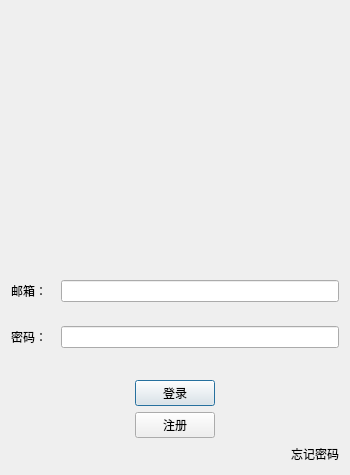
<?xml version="1.0" encoding="UTF-8"?>
<ui version="4.0">
 <class>LoginDialog</class>
 <widget class="QDialog" name="LoginDialog">
  <property name="geometry">
   <rect>
    <x>0</x>
    <y>0</y>
    <width>350</width>
    <height>475</height>
   </rect>
  </property>
  <property name="minimumSize">
   <size>
    <width>350</width>
    <height>475</height>
   </size>
  </property>
  <property name="maximumSize">
   <size>
    <width>350</width>
    <height>475</height>
   </size>
  </property>
  <property name="windowTitle">
   <string>Dialog</string>
  </property>
  <layout class="QVBoxLayout" name="verticalLayout">
   <item>
    <widget class="QWidget" name="widget" native="true">
     <layout class="QVBoxLayout" name="verticalLayout_3">
      <item>
       <widget class="QLabel" name="head_label">
        <property name="sizePolicy">
         <sizepolicy hsizetype="Preferred" vsizetype="Preferred">
          <horstretch>1</horstretch>
          <verstretch>0</verstretch>
         </sizepolicy>
        </property>
        <property name="minimumSize">
         <size>
          <width>306</width>
          <height>216</height>
         </size>
        </property>
        <property name="maximumSize">
         <size>
          <width>306</width>
          <height>216</height>
         </size>
        </property>
        <property name="text">
         <string/>
        </property>
        <property name="scaledContents">
         <bool>false</bool>
        </property>
        <property name="alignment">
         <set>Qt::AlignCenter</set>
        </property>
       </widget>
      </item>
     </layout>
    </widget>
   </item>
   <item>
    <widget class="QLabel" name="err_tip">
     <property name="text">
      <string/>
     </property>
    </widget>
   </item>
   <item>
    <layout class="QHBoxLayout" name="horizontalLayout">
     <property name="spacing">
      <number>0</number>
     </property>
     <property name="leftMargin">
      <number>0</number>
     </property>
     <property name="topMargin">
      <number>0</number>
     </property>
     <property name="rightMargin">
      <number>0</number>
     </property>
     <property name="bottomMargin">
      <number>0</number>
     </property>
     <item>
      <widget class="QLabel" name="email_lb">
       <property name="minimumSize">
        <size>
         <width>50</width>
         <height>40</height>
        </size>
       </property>
       <property name="maximumSize">
        <size>
         <width>50</width>
         <height>40</height>
        </size>
       </property>
       <property name="baseSize">
        <size>
         <width>0</width>
         <height>0</height>
        </size>
       </property>
       <property name="text">
        <string>邮箱：</string>
       </property>
      </widget>
     </item>
     <item>
      <widget class="QLineEdit" name="email_edit">
       <property name="baseSize">
        <size>
         <width>0</width>
         <height>0</height>
        </size>
       </property>
      </widget>
     </item>
    </layout>
   </item>
   <item>
    <layout class="QHBoxLayout" name="horizontalLayout_2">
     <property name="spacing">
      <number>0</number>
     </property>
     <item>
      <widget class="QLabel" name="pass_lable">
       <property name="minimumSize">
        <size>
         <width>50</width>
         <height>40</height>
        </size>
       </property>
       <property name="maximumSize">
        <size>
         <width>50</width>
         <height>40</height>
        </size>
       </property>
       <property name="text">
        <string>密码：</string>
       </property>
      </widget>
     </item>
     <item>
      <widget class="QLineEdit" name="pass_edit"/>
     </item>
    </layout>
   </item>
   <item>
    <spacer name="verticalSpacer">
     <property name="orientation">
      <enum>Qt::Vertical</enum>
     </property>
     <property name="sizeHint" stdset="0">
      <size>
       <width>20</width>
       <height>100</height>
      </size>
     </property>
    </spacer>
   </item>
   <item>
    <layout class="QHBoxLayout" name="horizontalLayout_4">
     <item>
      <spacer name="horizontalSpacer_3">
       <property name="orientation">
        <enum>Qt::Horizontal</enum>
       </property>
       <property name="sizeHint" stdset="0">
        <size>
         <width>40</width>
         <height>20</height>
        </size>
       </property>
      </spacer>
     </item>
     <item>
      <widget class="QPushButton" name="login_btn">
       <property name="sizePolicy">
        <sizepolicy hsizetype="Minimum" vsizetype="Fixed">
         <horstretch>0</horstretch>
         <verstretch>0</verstretch>
        </sizepolicy>
       </property>
       <property name="text">
        <string>登录</string>
       </property>
      </widget>
     </item>
     <item>
      <spacer name="horizontalSpacer_2">
       <property name="orientation">
        <enum>Qt::Horizontal</enum>
       </property>
       <property name="sizeHint" stdset="0">
        <size>
         <width>40</width>
         <height>20</height>
        </size>
       </property>
      </spacer>
     </item>
    </layout>
   </item>
   <item>
    <layout class="QHBoxLayout" name="horizontalLayout_5">
     <item>
      <spacer name="horizontalSpacer_5">
       <property name="orientation">
        <enum>Qt::Horizontal</enum>
       </property>
       <property name="sizeHint" stdset="0">
        <size>
         <width>40</width>
         <height>20</height>
        </size>
       </property>
      </spacer>
     </item>
     <item>
      <widget class="QPushButton" name="regist_btn">
       <property name="text">
        <string>注册</string>
       </property>
      </widget>
     </item>
     <item>
      <spacer name="horizontalSpacer_4">
       <property name="orientation">
        <enum>Qt::Horizontal</enum>
       </property>
       <property name="sizeHint" stdset="0">
        <size>
         <width>40</width>
         <height>20</height>
        </size>
       </property>
      </spacer>
     </item>
    </layout>
   </item>
   <item>
    <layout class="QHBoxLayout" name="horizontalLayout_3">
     <item>
      <spacer name="horizontalSpacer">
       <property name="orientation">
        <enum>Qt::Horizontal</enum>
       </property>
       <property name="sizeHint" stdset="0">
        <size>
         <width>148</width>
         <height>20</height>
        </size>
       </property>
      </spacer>
     </item>
     <item>
      <widget class="ClickedLabel" name="forget_label">
       <property name="text">
        <string>忘记密码</string>
       </property>
      </widget>
     </item>
    </layout>
   </item>
  </layout>
 </widget>
 <customwidgets>
  <customwidget>
   <class>ClickedLabel</class>
   <extends>QLabel</extends>
   <header>clickedlabel.h</header>
  </customwidget>
 </customwidgets>
 <resources/>
 <connections/>
</ui>
